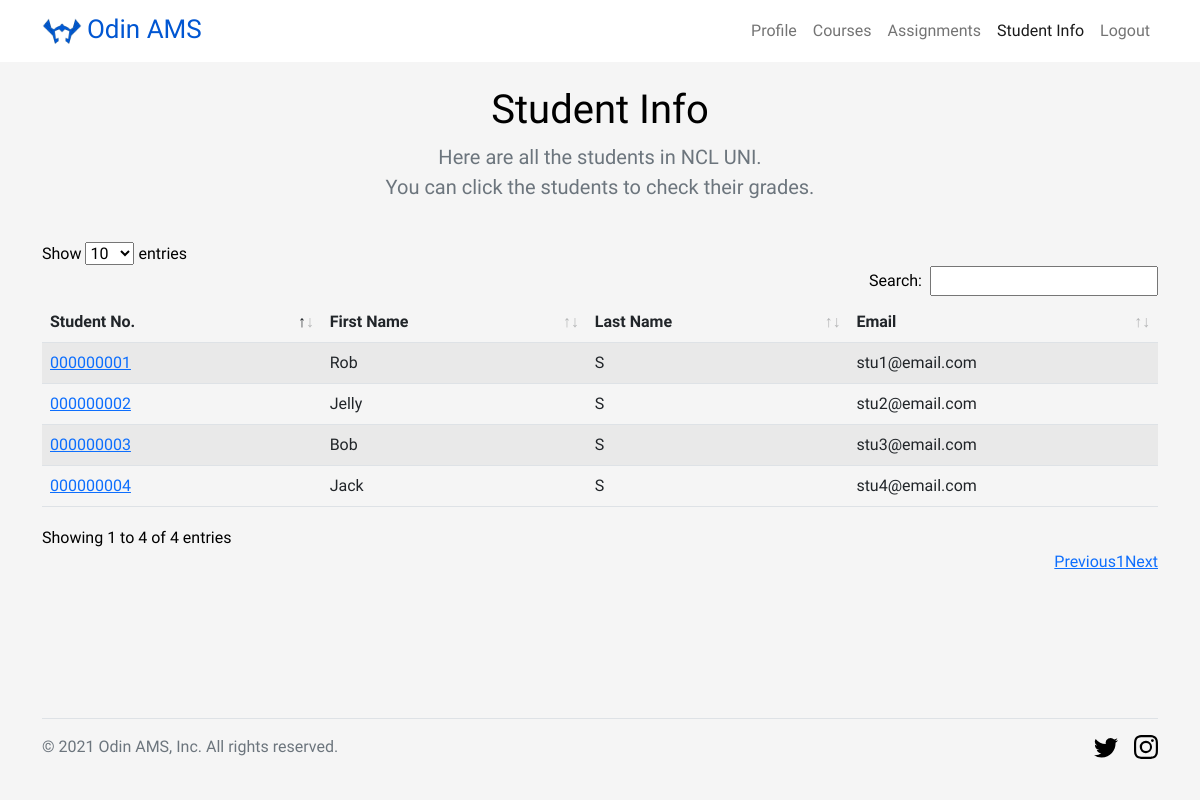
The app's page /student_info (signed in), older data.
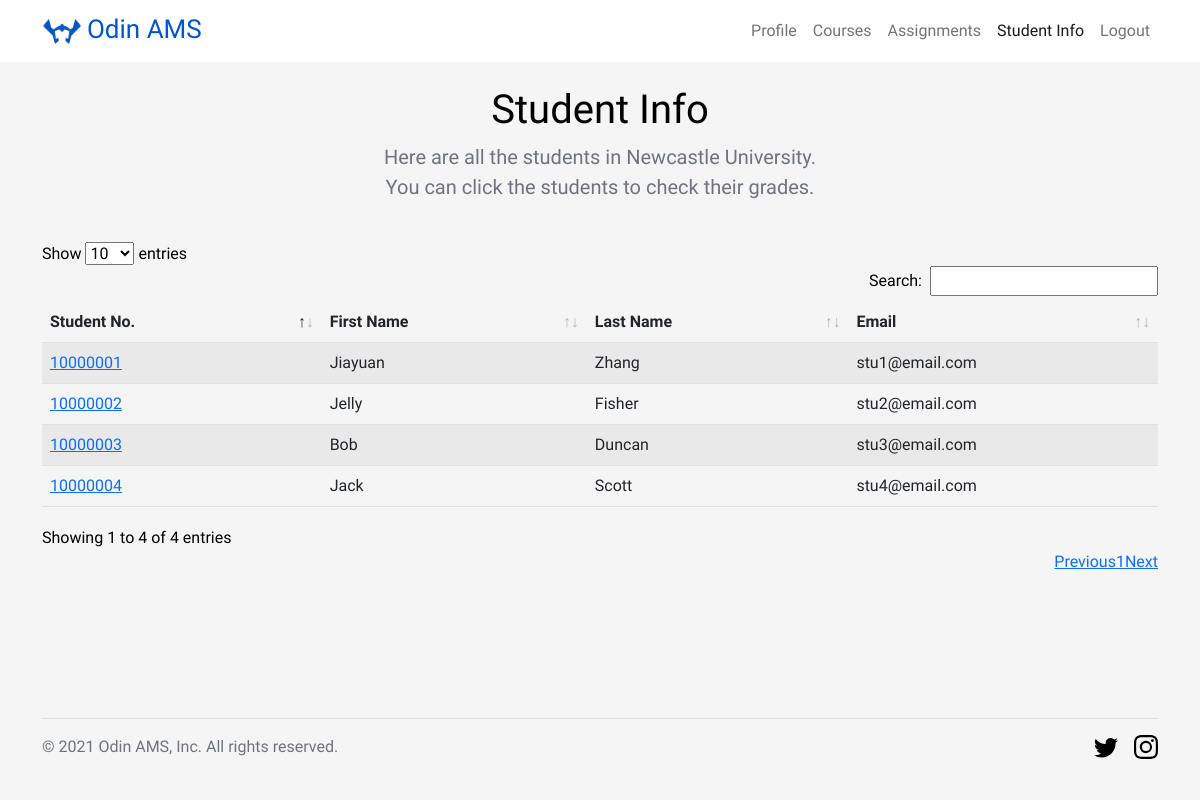
The same page, newer data.
### models.py (models this page shows, shortened)
class School(db.Model):
    __tablename__ = 'School'
    ID = db.Column(db.Integer, primary_key=True)
    schoolName = db.Column(db.String(100), nullable=False)

class User(db.Model, UserMixin):
    __tablename__ = 'User'
    email = db.Column(db.String(100), primary_key=True)
    role = db.Column(db.String(10), nullable=False)
    password = db.Column(db.String(300), nullable=False)
    schoolID = db.Column(db.Integer, db.ForeignKey(School.ID), nullable=False)
    firstName = db.Column(db.String(30), nullable=False)
    surname = db.Column(db.String(30), nullable=False)
    UID = db.Column(db.String(36), nullable=False)
    approved = db.Column(db.Boolean, nullable=False)

### users/views.py (the view)
@users_blueprint.route('/student_info')
@login_required
@requires_roles('teacher')
def student_info():
    users = User.query.filter_by(schoolID=current_user.schoolID).all()
    students = []
    for s in users:
        if s.role == "student":
            students.append(s)
    school = School.query.filter_by(ID=current_user.schoolID).first().schoolName
    return render_template('student-info.html', students=students, school=school)

### app.py (called while the page is built)
def login_required(func):
    @wraps(func)
    def decorated_view(*args, **kwargs):
        if request.method in EXEMPT_METHODS:
            return func(*args, **kwargs)
        elif not current_user.is_authenticated:
            logging.warning('SECURITY - Anonymous invalid access| | |%s', request.remote_addr)
            return current_app.login_manager.unauthorized() and render_template('errors/403.html')
        return func(*args, **kwargs)
    return decorated_view

def requires_roles(*roles):
    def wrapper(f):
        @wraps(f)
        def wrapped(*args, **kwargs):
            if not current_user.is_authenticated:
                return f(*args, **kwargs)
            elif current_user.role not in roles:
                logging.warning('SECURITY - UNAUTHORISED ACCESS ATTEMPT|%s|%s|%s',
                                current_user.UID,
                                current_user.email,
                                request.remote_addr)
                return render_template('errors/403.html')
            return f(*args, **kwargs)
        return wrapped
    return wrapper

    @login_manager.user_loader
    def load_user(email):
        return User.query.get(email)

### templates/student-info.html (shortened to what this page needs)
<!DOCTYPE html>
<html>
<head>
    <link rel="stylesheet" href="{{ url_for('static',filename='css/bootstrap.min.css') }}">
    <link rel="stylesheet" href="{{ url_for('static',filename='css/base.css') }}">
    <link rel="stylesheet" href="{{ url_for('static',filename='css/dataTables.bootstrap5.min.css') }}">
</head>
<body>
	<header>
		<nav id="header-nav" class="navbar navbar-expand-lg navbar-light">
			<div class="container">
				<a class="navbar-brand" href="{{ url_for('users.welcome') }}">
					<img src="../static/image/logo.png" alt="Logo" width="40" height="37.6" class="d-inline-block align-text-center">
					<span>Odin AMS</span>
				</a>
		        <div id="navbarSupportedContent" class="collapse navbar-collapse">
		           <ul class="navbar-nav ms-auto mb-2 mb-lg-0">
			        	<li class="nav-item">
			            	<a class="nav-link" href="{{ url_for('users.profile') }}"><span>Profile</span></a>
			            </li>
			            <li class="nav-item">
			            	<a class="nav-link" href="{{ url_for('courses.courses') }}"><span>Courses</span></a>
			            </li>
			            <li class="nav-item">
			            	<a class="nav-link" href="{{ url_for('assignments.assignments') }}"><span>Assignments</span></a>
			            </li>
			            <li class="nav-item">
			            	<a class="nav-link active" href="{{ url_for('users.student_info') }}"><span>Student Info</span></a>
			            </li>
			            <li class="nav-item">
			            	<a class="nav-link" href="{{ url_for('users.logout') }}"><span>Logout</span></a>
			            </li>
		          	</ul>
		        </div>
			</div>
		</nav>
	</header>
	<div id="page-container">
		<section class="text-center container">
    		<div class="row py-4">
      			<div class="col-lg-6 col-md-8 mx-auto">
			        <h1 class="fw-light">Student Info</h1>
			        <p class="lead text-muted">Here are all the students in {{ school }}. <br>You can click the students to check their grades.
                    </p>
      			</div>
    		</div>
  		</section>
        <div class="container">
            <table id="result-list" class="table table-striped table-hover" style="width:100%">
                <thead>
                    <tr>
                        <th>Student No.</th>
                        <th>First Name</th>
                        <th>Last Name</th>
                        <th>Email</th>
                    </tr>
                </thead>
                <tbody>
                    {% for student in students %}
                        <tr>
                            <td>
                                <form id="student{{ loop.index }}" method="POST" action="/student_info/results">
                                    <a href="#" onclick="document.getElementById('student{{ loop.index }}').submit();">
                                    {{ student.UID }}
                                    </a>
                                </form>
                            </td>
                                <td>{{ student.firstName }}</td>
                                <td>{{ student.surname }}</td>
                                <td>{{ student.email }}</td>
                        </tr>
                    {% endfor %}
                </tbody>
            </table>
        </div>
		<footer>
			<div class="container">
				<div class="d-flex flex-wrap justify-content-between align-items-center py-3 my-4 border-top">
					<div class="col-md-4 d-flex align-items-center">
	      				<span class="text-muted">&copy; 2021 Odin AMS, Inc. All rights reserved.</span>
	   				</div>
	    			<ul class="nav col-md-4 justify-content-end list-unstyled d-flex">
	      				<li class="ms-3"><a class="text-muted" href="https://twitter.com/UniofNewcastle?ref_src=twsrc%5Egoogle%7Ctwcamp%5Eserp%7Ctwgr%5Eauthor" target="_blank"><svg class="bi" width="24" height="24"><use xlink:href="#twitter"/></svg></a></li>
	      				<li class="ms-3"><a class="text-muted" href="https://www.instagram.com/hadjshell/" target="_blank"><svg class="bi" width="24" height="24"><use xlink:href="#instagram"/></svg></a></li>
	    			</ul>
				</div>
			</div>
		</footer>
	</div>
</body>
</html>

### static/css/base.css (style rules this page uses)
body { font-size: 16px; font-family: 'Readex Pro', sans-serif; background: #f5f5f5; color: black; }
#page-container { position: relative; min-height: 85vh; }
#header-nav { background: white; padding: 5px; }
.navbar-brand span { font-size: 1.3em; color: #0056d2; }
footer { position: absolute; bottom: 0; width: 100%; height: 3rem; }

Row changes from the older to the newer data that the page shows:
changed School: schoolName "NCL UNI" → "Newcastle University"
changed User "stu1@email.com": UID "000000001" → "10000001"; firstName "Rob" → "Jiayuan"; surname "S" → "Zhang"
changed User "Jelly": UID "000000002" → "10000002"; surname "S" → "Fisher"
changed User "Bob": UID "000000003" → "10000003"; surname "S" → "Duncan"
changed User "Jack": UID "000000004" → "10000004"; surname "S" → "Scott"
